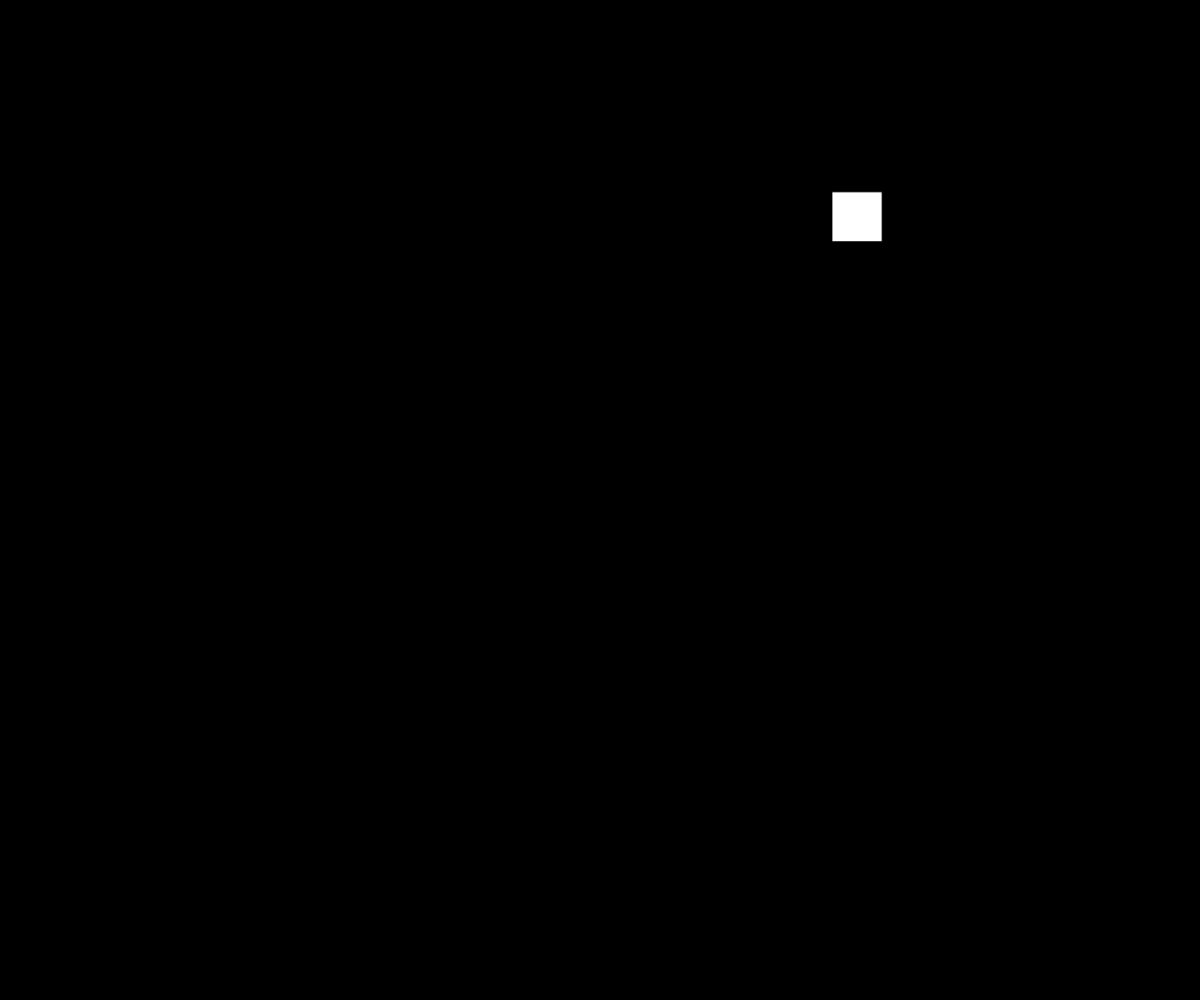
Frame 1 (no input)
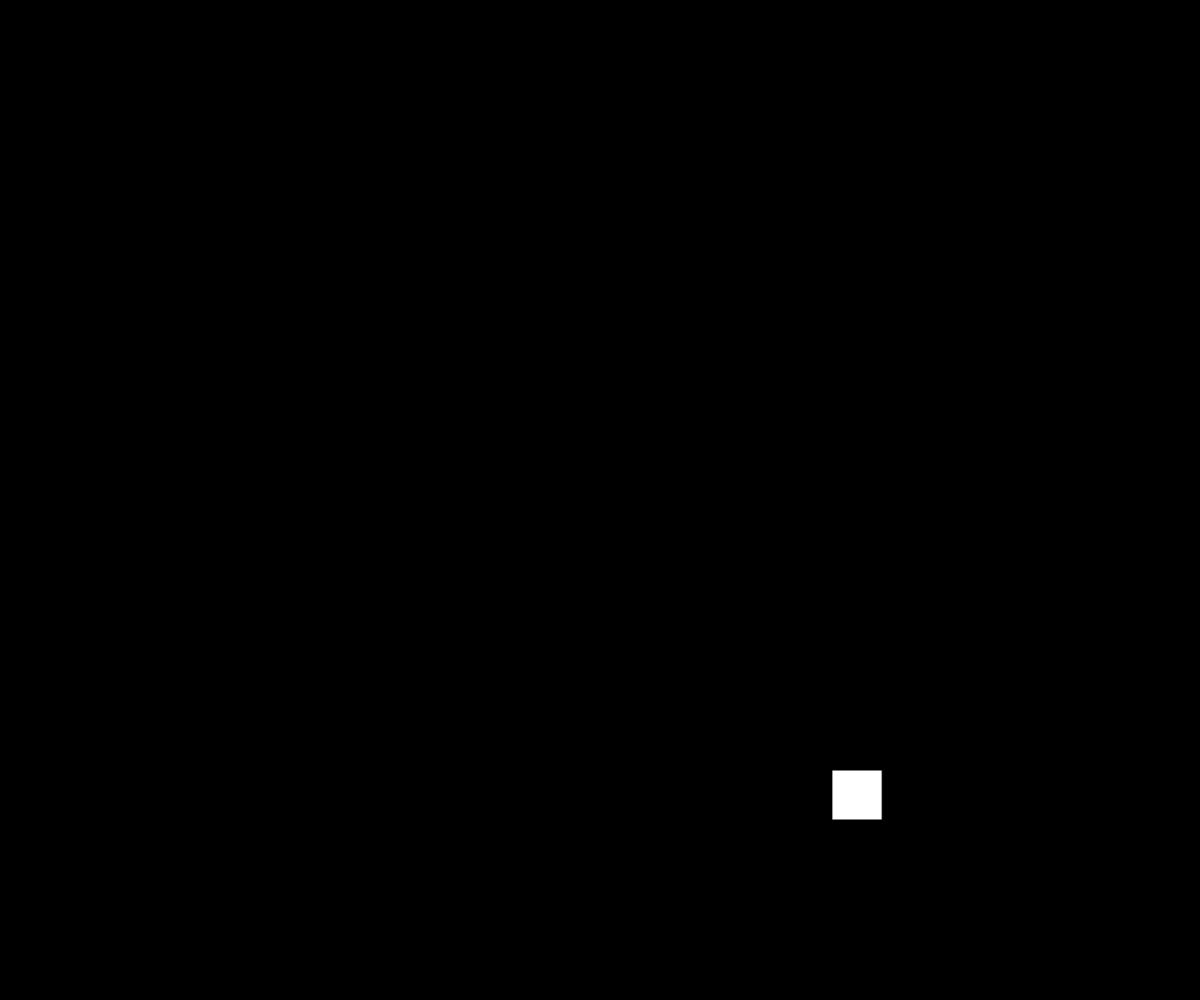
Frame 60 (no input)
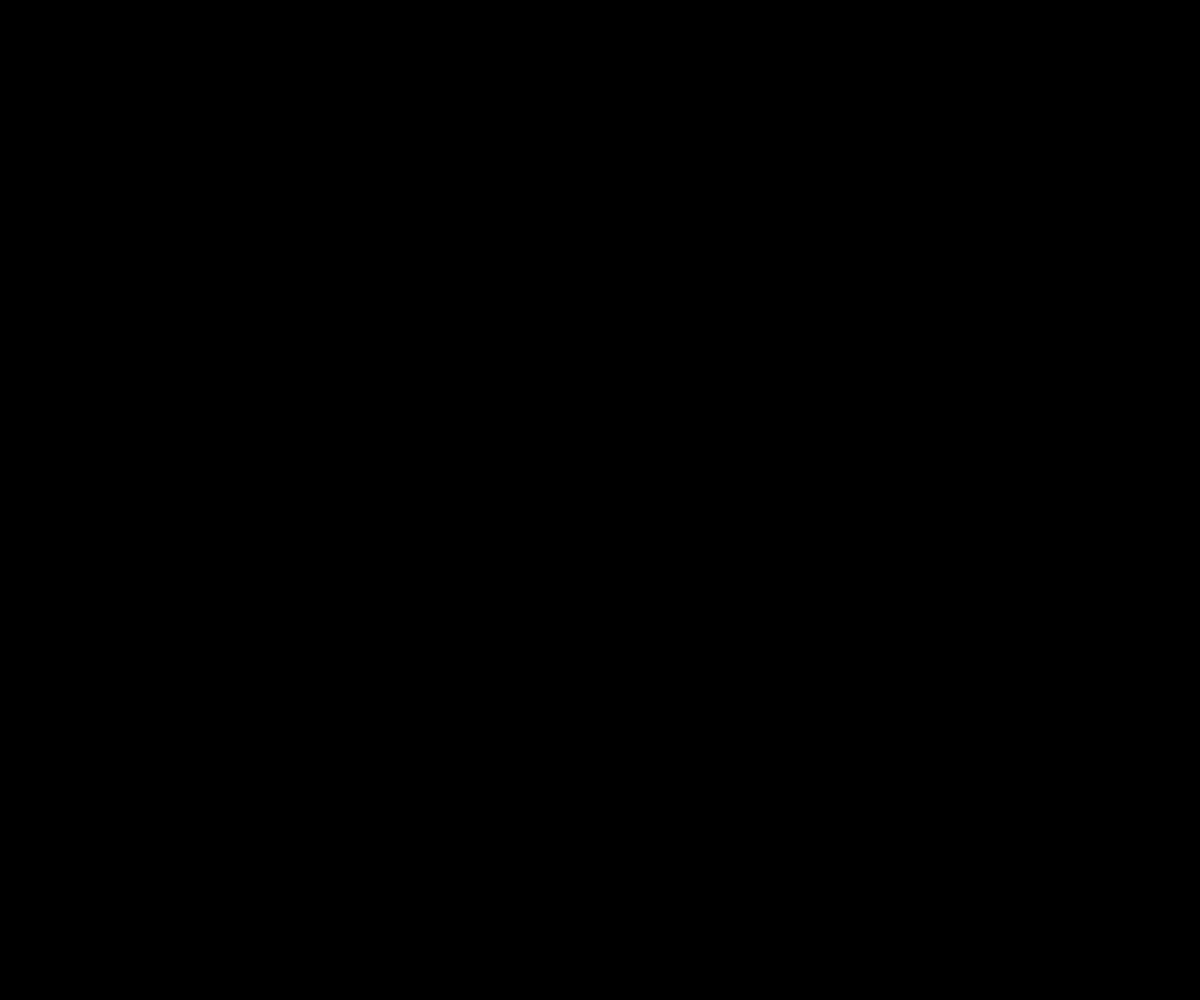
Frame 120 (the mouse pressed at the canvas centre since frame 60)

The p5.js sketch that drew these frames (run headless with seeded random() and noise() and a simulated clock; from frame 60 on, the mouse is pressed at the canvas centre):

// p5.js sketch
// ── sketch.js
var g_force = 9.8;


function random_color(){
  thecol = color(random(0,255),random(0,255),random(0,255));
  return thecol;
}

function reportsize(){
	// resizeCanvas(windowWidth,windowHeight);
  init();
}

window.addEventListener('resize', reportsize);


function init(){
  ww = windowWidth;
  wh = windowHeight;
  canvas = createCanvas(ww,wh);
  canvas.style('z-index','-1');
  canvas.position(0,0);
}

function setup(){
  rectMode(CENTER);
  init();
  blo = new block(random(ww),random(wh));

}

function draw(){
  background(0);
  blo.gravity_mover();
  blo.show();
  // circle(mouseX,mouseY,100);
}

// ── block.js
function block(x,y,text){
  this.x_pos = x;
  this.y_pos = y;
  this.text = text;
}

block.prototype.show = function(){
  fill('white');
  rect(this.x_pos,this.y_pos,50);
}

block.prototype.gravity_mover = function(){
  this.y_pos += g_force;
}
